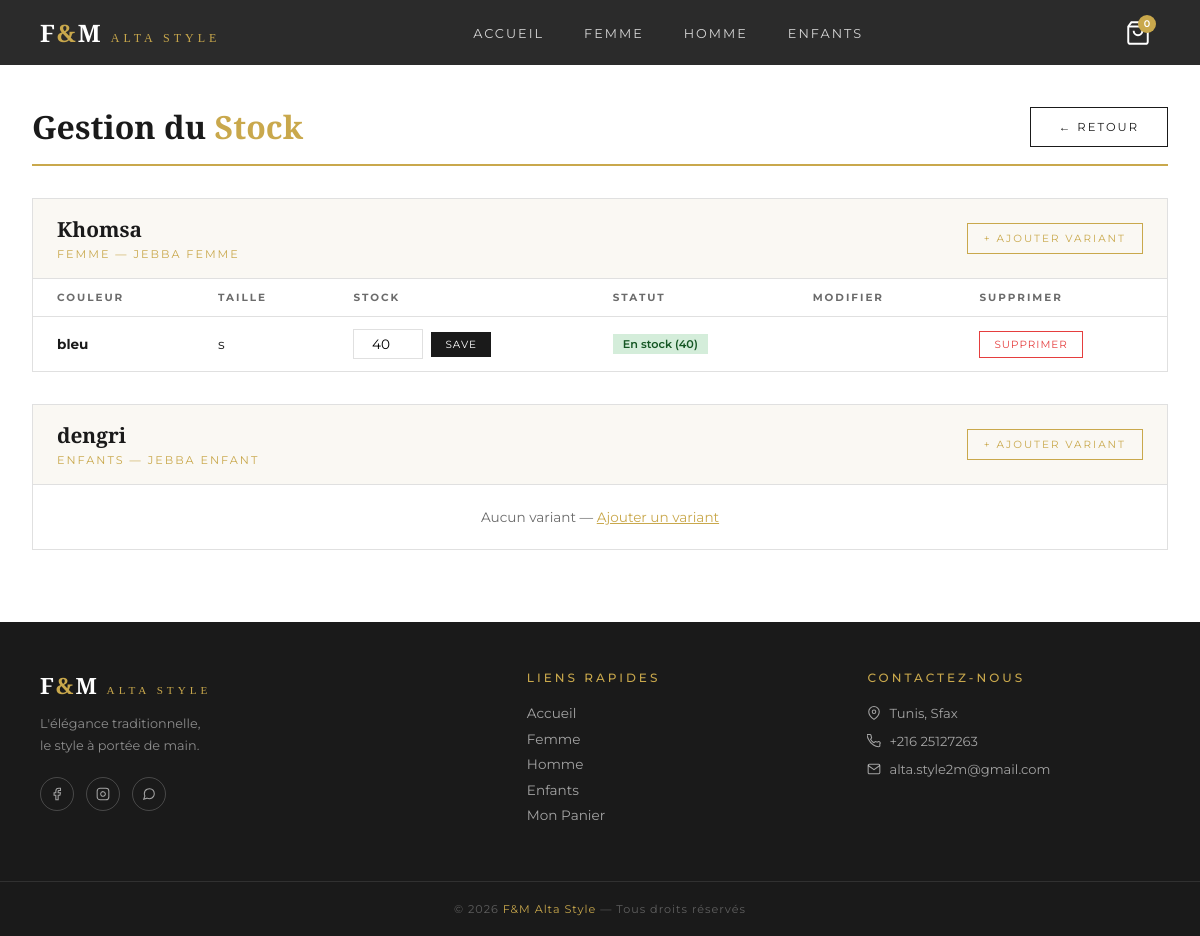
The app's page /mon-admin/stock/ (signed in) with its own data.
### boutique/models.py (models this page shows, shortened)
class Produit(models.Model):
    CATEGORIES = [
        ('femme', 'Femme'),
        ('homme', 'Homme'),
        ('enfants', 'Enfants'),
    ]
    SOUS_CATEGORIES = [
        ('jebba_f', 'Jebba Femme'),
        ('dengri_f', 'Dengri Femme'),
        ('kachabiya_f', 'Kachabiya Femme'),
        ('cape', 'Cape'),
        ('kamis_f', 'Kamis Femme'),
        ('herga_h', 'Herga Homme'),
        ('dengri_h', 'Dengri Homme'),
        ('burnous', 'Burnous'),
        ('jebba_e', 'Jebba Enfant'),
        ('dengri_e', 'Dengri Enfant'),
        ('kachabiya_e', 'Kachabiya Enfant'),
        ('herga_e', 'Herga Enfant'),
        ('autre', 'Autre'),
    ]
    nom = models.CharField(max_length=200)
    description = models.TextField()
    prix = models.DecimalField(max_digits=10, decimal_places=3)
    categorie = models.CharField(max_length=50, choices=CATEGORIES)
    sous_categorie = models.CharField(max_length=50, choices=SOUS_CATEGORIES, blank=True, default='')
    image = models.ImageField(upload_to='produits/', blank=True, null=True)
    disponible = models.BooleanField(default=True)
    date_ajout = models.DateTimeField(auto_now_add=True)

class ProduitVariant(models.Model):
    produit = models.ForeignKey(Produit, on_delete=models.CASCADE, related_name='variants')
    couleur = models.CharField(max_length=100)
    taille = models.CharField(max_length=20)
    stock = models.IntegerField(default=0)
    class Meta:
        unique_together = ['produit', 'couleur', 'taille']

### boutique/views.py (the view)
# urls.py: path('mon-admin/stock/', views.admin_stock, name='admin_stock'),
@login_required(login_url='/mon-admin/login/')
def admin_stock(request):
    produits = Produit.objects.all().prefetch_related('variants')
    return render(request, 'boutique/admin_stock.html', {'produits': produits})

### boutique/templates/boutique/admin_stock.html (shortened to what this page needs)
{% extends 'boutique/base.html' %}
{% block content %}
<div class="stock-wrapper">
  <div class="stock-header">
    <h1>Gestion du <span>Stock</span></h1>
    <a href="/mon-admin/" class="btn-outline">← Retour</a>
  </div>
  {% for produit in produits %}
  <div class="produit-block">
    <div class="produit-header">
      <div>
        <h3>{{ produit.nom }}</h3>
        <small>{{ produit.get_categorie_display }} — {{ produit.get_sous_categorie_display }}</small>
      </div>
      <a href="/mon-admin/stock/ajouter/{{ produit.pk }}/" class="btn-add">+ Ajouter Variant</a>
    </div>
    {% if produit.variants.all %}
    <table class="variants-table">
      <thead>
        <tr>
          <th>Couleur</th>
          <th>Taille</th>
          <th>Stock</th>
          <th>Statut</th>
          <th>Modifier</th>
          <th>Supprimer</th>
        </tr>
      </thead>
      <tbody>
        {% for variant in produit.variants.all %}
        <tr>
          <td><strong>{{ variant.couleur }}</strong></td>
          <td>{{ variant.taille }}</td>
          <td>
            <form method="POST" action="/mon-admin/stock/update/{{ variant.pk }}/" style="display:flex;gap:0.5rem;align-items:center">
              <input type="number" name="stock" value="{{ variant.stock }}" min="0" class="stock-input">
              <button type="submit" class="btn-save">Save</button>
            </form>
          </td>
          <td>
            {% if variant.stock == 0 %}
            <span class="stock-badge stock-zero">Épuisé</span>
            {% elif variant.stock <= 3 %}
            <span class="stock-badge stock-low">Stock faible ({{ variant.stock }})</span>
            {% else %}
            <span class="stock-badge stock-ok">En stock ({{ variant.stock }})</span>
            {% endif %}
          </td>
          <td></td>
          <td>
            <form method="POST" action="/mon-admin/stock/supprimer/{{ variant.pk }}/">
              <button type="submit" class="btn-del" onclick="return confirm('Supprimer ce variant?')">Supprimer</button>
            </form>
          </td>
        </tr>
        {% endfor %}
      </tbody>
    </table>
    {% else %}
    <p class="no-variants">Aucun variant — <a href="/mon-admin/stock/ajouter/{{ produit.pk }}/" style="color:var(--gold)">Ajouter un variant</a></p>
    {% endif %}
  </div>
  {% endfor %}
</div>
{% endblock %}

### boutique/templates/boutique/base.html (style rules this page uses)
* { margin:0;padding:0;box-sizing:border-box }
:root { --gold:#C9A84C; --white:#FFFFFF; --cream:#FAF8F3; --black:#1A1A1A; --dark:#2b2b2b; --gray:#6B6B6B; --border:#e0e0e0; }
body { font-family:'Montserrat',sans-serif;background:var(--white);color:var(--black);display:flex;flex-direction:column;min-height:100vh }
.btn-outline { background:none;color:var(--black);border:1.5px solid var(--black);padding:12px 28px;font-family:'Montserrat',sans-serif;font-size:0.72rem;letter-spacing:2px;text-transform:uppercase;cursor:pointer;text-decoration:none;display:inline-block;transition:all 0.3s }

### boutique/templates/boutique/admin_stock.html (style rules this page uses)
.stock-wrapper { max-width:1200px;margin:0 auto;padding:2.5rem 2rem }
.stock-header { display:flex;justify-content:space-between;align-items:center;margin-bottom:2rem;padding-bottom:1rem;border-bottom:2px solid var(--gold) }
.stock-header h1 { font-family:'Cormorant Garamond',serif;font-size:2rem;font-weight:700 }
.stock-header h1 span { color:var(--gold) }
.produit-block { background:var(--white);border:1px solid var(--border);margin-bottom:2rem }
.produit-header { display:flex;justify-content:space-between;align-items:center;padding:1rem 1.5rem;background:var(--cream);border-bottom:1px solid var(--border) }
.produit-header h3 { font-family:'Cormorant Garamond',serif;font-size:1.3rem;font-weight:600 }
.produit-header small { font-size:0.7rem;letter-spacing:2px;text-transform:uppercase;color:var(--gold) }
.variants-table { width:100%;border-collapse:collapse }
.variants-table th { font-size:0.65rem;letter-spacing:2px;text-transform:uppercase;color:var(--gray);padding:0.75rem 1.5rem;text-align:left;border-bottom:1px solid var(--border) }
.variants-table td { padding:0.75rem 1.5rem;font-size:0.85rem;border-bottom:1px solid var(--border) }
.variants-table tr:last-child td { border-bottom:none }
.stock-badge { display:inline-block;padding:3px 10px;font-size:0.7rem;font-weight:600 }
.stock-ok { background:#d4edda;color:#155724 }
.stock-input { width:70px;border:1px solid var(--border);padding:6px 10px;font-family:'Montserrat',sans-serif;font-size:0.85rem;outline:none;text-align:center }
.btn-save { background:var(--black);color:var(--white);border:none;padding:6px 14px;font-family:'Montserrat',sans-serif;font-size:0.65rem;letter-spacing:1px;text-transform:uppercase;cursor:pointer;transition:background 0.3s }
.btn-del { background:none;border:1px solid #e53e3e;color:#e53e3e;padding:6px 14px;font-family:'Montserrat',sans-serif;font-size:0.65rem;letter-spacing:1px;text-transform:uppercase;cursor:pointer;transition:all 0.3s }
.btn-add { background:none;border:1px solid var(--gold);color:var(--gold);padding:8px 16px;font-family:'Montserrat',sans-serif;font-size:0.65rem;letter-spacing:2px;text-transform:uppercase;cursor:pointer;text-decoration:none;transition:all 0.3s;display:inline-block }
.no-variants { padding:1.5rem;text-align:center;color:var(--gray);font-size:0.85rem }

### records on screen
Produit: nom "Khomsa", categorie "FEMME", sous_categorie "JEBBA FEMME"
ProduitVariant: couleur "bleu", taille "s", stock "40"
Produit: nom "dengri", categorie "ENFANTS", sous_categorie "JEBBA ENFANT"
